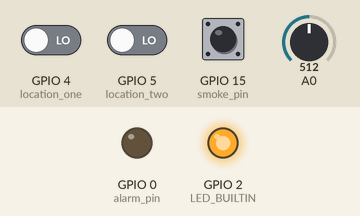
Recording of a sketch running on a simulated ESP8266 (NodeMCU). Shown: output pins drawn as LEDs (lit = HIGH, except the on-board LED, lit = LOW). Inputs (shaded band) come from the test bench; at power-on: GPIO 4 (location_one) LOW, GPIO 5 (location_two) LOW, GPIO 15 (smoke_pin) LOW, A0 = 512. WiFi joins after 1.5 s; servers stay silent unless stated; what the sketch prints to the serial monitor is not drawn.

Above: at 0.1 s.
At 2.6 s:
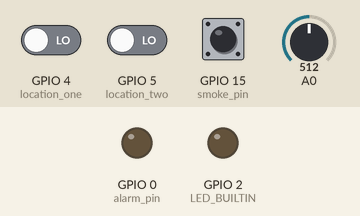
At 4.9 s:
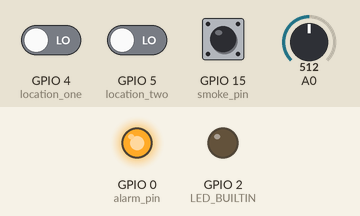
Timing chart, 0 to 6.4 s (numbered marks = the images above):
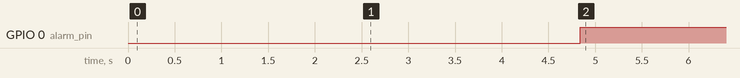

Measured:
- by itself, GPIO 0 (alarm_pin): LOW → HIGH at 4.8 s

The sketch:

Arduino_Code.ino
```cpp
#include <ESP8266Firebase.h>
#include <ESP8266WiFi.h>


// Set these to run example.
#define FIREBASE_HOST "https://console.firebase.google.com/u/0/project/cmwhms/database/cmwhms-default-rtdb/data/~2F"
#define FIREBASE_AUTH "NIoKXWTcHiCHeka7jIkOF8lwB661iUcwQItfGU1c"
#define WIFI_SSID "wifi"
#define WIFI_PASSWORD "password"


int recordmilsec=2000;
int rec=2100;
int pulse_data[2100];
float pulse_SMA[2000];
//int x = 0;

float val=0;
const int location_one=4; //D2;
const int location_two=5; //D1
int location=0;
const int smoke_pin=15; //D8;
int smoke_error=0;
//const int pulse_sensor=A0;

//float avg_pulse_val=0;
float curr_val=0;
int alarm_pin=0;//D3;
//float sum_sma=0;
float avg=0;
float BPM=0;
const int BPM_upper_limit=130;
const int BPM_low_limit=60;
//const int led_pin = 2;


#define _SSID "HUAWEI-zj3b"          // Your WiFi SSID
#define _PASSWORD "NfpQE4Z4"      // Your WiFi Password
#define REFERENCE_URL "https://cmwhms-default-rtdb.firebaseio.com/"  // Your Firebase project reference url

Firebase firebase(REFERENCE_URL);

void setup() {
  Serial.begin(115200);
  pinMode(LED_BUILTIN, OUTPUT);
  digitalWrite(LED_BUILTIN, LOW);
  WiFi.mode(WIFI_STA);
  WiFi.disconnect();
  delay(1000);

  // Connect to WiFi
  Serial.println();
  Serial.println();
  Serial.print("Connecting to: ");
  Serial.println(_SSID);
  WiFi.begin(_SSID, _PASSWORD);

  while (WiFi.status() != WL_CONNECTED) {
    delay(500);
    Serial.print("-");
  }

  Serial.println("");
  Serial.println("WiFi Connected");

  // Print the IP address
  Serial.print("IP Address: ");
  Serial.print("http://");
  Serial.print(WiFi.localIP());
  Serial.println("/");
  digitalWrite(LED_BUILTIN, HIGH);

firebase.pushInt("Location", 1);
firebase.pushFloat("Heart Rate", 10.1);
firebase.pushInt("Smoke Detection", 1);


  // initialize the serial communication:

pinMode(location_one, INPUT); // Setup for leads off detection LO +
pinMode(location_two, INPUT); // Setup for leads off detection LO -
pinMode(smoke_pin,INPUT);
pinMode(alarm_pin,OUTPUT);
digitalWrite(alarm_pin,LOW);
//pinMode(led_pin,OUTPUT);
//digitalWrite(led_pin,LOW);


}

void loop()
{


//avg_pulse_val=0;
//curr_val=0;
//Serial.println("start");

//digitalWrite(led,HIGH);
for (int i = 0 ; i <= rec; i += 1)
{

    pulse_data[i]=analogRead(A0);//curr_val/100;
    delay(1);
}


for(int i=0;i<=recordmilsec;i+=1)
{curr_val=0;
  for(int k=i;k<=i+100;k+=1)
  {curr_val=curr_val+pulse_data[k];}
  pulse_SMA[i]=curr_val/100;
  }

avg=0;
for (int j = 0 ; j <= recordmilsec; j += 1)
{avg=avg+(pulse_SMA[j]);
}
avg=avg/recordmilsec;


//sum_sma=0;
BPM=0;

int j=0;
  while(1)
  {
    if(pulse_SMA[j]-avg<0)
     {break;}
    j++;
  }

  while(1)
  {
    if(pulse_SMA[j]-avg>0)
     {break;}
     j++;
  }

    while(1)
  {
    if(pulse_SMA[j]-avg<0)
     {break;}
     BPM++;
    j++;
  }

    while(1)
  {
    if(pulse_SMA[j]-avg>0)
     {break;}
     BPM++;
    j++;}


  //Serial.println((pulse_SMA[j]-844)*1000);
  //Serial.println(pulse_data[j]);
    //pulse_data[i]=analogRead(A0);//curr_val/100;
    //delay(1);


if(digitalRead(location_one)==1)
{
  location=1;
  }
else if(digitalRead(location_two)==1)
{
  location=2;
  }

else
{
  location=0;}


BPM=60000/BPM;
//BPM=(BPM*(60000/recordmilsec));
smoke_error= (digitalRead(smoke_pin)-1)*(-1);

if(smoke_error==1||BPM>=BPM_upper_limit||BPM<=BPM_low_limit)
{digitalWrite(alarm_pin,HIGH);}

else
{digitalWrite(alarm_pin,LOW);}


// Serial.print("BPM : ");
//Serial.println(BPM);
// Serial.print("         Location : ");
//Serial.println(location);
// Serial.print("         smoke : ");
//Serial.println(smoke_error);
// Serial.println();
  ///////////////////////////////////////////////////////////////////////////////////

//x = x+1;
firebase.setInt("Location", location);
firebase.setFloat("Heart Rate", BPM);
firebase.setInt("Smoke Detection", smoke_error);


//Serial.println(x);
Serial.println("data pushed to firebase");


}
```
